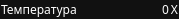
<?xml version="1.0" encoding="UTF-8"?>
<ui version="4.0">
 <class>parameterForm</class>
 <widget class="QWidget" name="parameterForm">
  <property name="geometry">
   <rect>
    <x>0</x>
    <y>0</y>
    <width>179</width>
    <height>17</height>
   </rect>
  </property>
  <property name="sizePolicy">
   <sizepolicy hsizetype="MinimumExpanding" vsizetype="Minimum">
    <horstretch>0</horstretch>
    <verstretch>0</verstretch>
   </sizepolicy>
  </property>
  <property name="minimumSize">
   <size>
    <width>145</width>
    <height>0</height>
   </size>
  </property>
  <property name="maximumSize">
   <size>
    <width>16777215</width>
    <height>16777215</height>
   </size>
  </property>
  <property name="font">
   <font>
    <family>Share Tech Mono</family>
    <pointsize>9</pointsize>
   </font>
  </property>
  <property name="windowTitle">
   <string>Form</string>
  </property>
  <property name="autoFillBackground">
   <bool>false</bool>
  </property>
  <property name="styleSheet">
   <string notr="true">background: rgb(17,17,17);
color: #fff;</string>
  </property>
  <layout class="QHBoxLayout" name="horizontalLayout">
   <property name="spacing">
    <number>1</number>
   </property>
   <property name="leftMargin">
    <number>1</number>
   </property>
   <property name="topMargin">
    <number>1</number>
   </property>
   <property name="rightMargin">
    <number>1</number>
   </property>
   <property name="bottomMargin">
    <number>1</number>
   </property>
   <item>
    <widget class="QLabel" name="titleLabel">
     <property name="sizePolicy">
      <sizepolicy hsizetype="Minimum" vsizetype="Minimum">
       <horstretch>0</horstretch>
       <verstretch>0</verstretch>
      </sizepolicy>
     </property>
     <property name="font">
      <font>
       <family>Share Tech Mono</family>
       <pointsize>9</pointsize>
      </font>
     </property>
     <property name="text">
      <string>Температура</string>
     </property>
    </widget>
   </item>
   <item>
    <widget class="QLabel" name="valueLabel">
     <property name="sizePolicy">
      <sizepolicy hsizetype="Maximum" vsizetype="Minimum">
       <horstretch>0</horstretch>
       <verstretch>0</verstretch>
      </sizepolicy>
     </property>
     <property name="font">
      <font>
       <family>Share Tech Mono</family>
       <pointsize>9</pointsize>
      </font>
     </property>
     <property name="text">
      <string>0</string>
     </property>
    </widget>
   </item>
   <item>
    <widget class="QLabel" name="unitLabel">
     <property name="sizePolicy">
      <sizepolicy hsizetype="Maximum" vsizetype="Minimum">
       <horstretch>0</horstretch>
       <verstretch>0</verstretch>
      </sizepolicy>
     </property>
     <property name="font">
      <font>
       <family>Share Tech Mono</family>
       <pointsize>9</pointsize>
      </font>
     </property>
     <property name="text">
      <string>X</string>
     </property>
     <property name="alignment">
      <set>Qt::AlignRight|Qt::AlignTrailing|Qt::AlignVCenter</set>
     </property>
    </widget>
   </item>
  </layout>
 </widget>
 <resources/>
 <connections/>
</ui>
